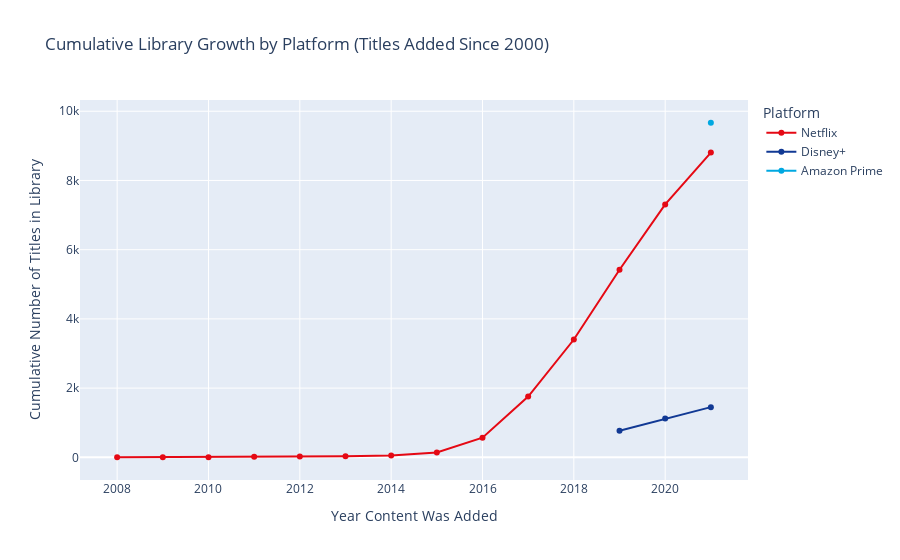

Source (notebook cell):
### Markdown cell above
---
## 🚀 4. Content Addition Trends: Platform Growth

Understanding how the content libraries of Netflix, Amazon Prime Video, and Disney+ have grown over time gives crucial insight into their expansion strategies and release timelines.

### 📊 Objective:
To analyze the **number of titles added each year** by each platform (`year_added`) to understand:
- Growth trajectory
- Platform launch impact (especially for Disney+)
- Strategic content pushes (e.g., large batches of acquisitions or original drops)

### 💡 Key Observations to Look For:
- Did Netflix’s content additions plateau or continue to grow?
- Are there bursts of activity tied to Amazon Prime’s licensing deals?
- Does Disney+ show a **spike in its launch year (2019)** followed by steady growth?

> This visualization will help highlight how aggressively each platform has expanded its catalog and whether their growth strategy is based on consistent additions or strategic bursts.

### Code cell
# Visualization 4.1: Cumulative Content Growth Over Time
if not df_all.empty and 'platform' in df_all.columns and 'year_added' in df_all.columns:
    # Ensure year_added is numeric and sort
    df_all_sorted = df_all.dropna(subset=['year_added']).copy()
    df_all_sorted['year_added'] = df_all_sorted['year_added'].astype(int)
    df_all_sorted = df_all_sorted.sort_values(by='year_added')
    
    # Calculate cumulative count of titles added per year for each platform
    # Focusing on years where content addition is more significant (e.g., post-2000)
    cumulative_growth = df_all_sorted[df_all_sorted['year_added'] >= 2000].groupby(['year_added', 'platform']).size().groupby(level='platform').cumsum().reset_index(name='cumulative_titles')

    fig_cumulative_growth = px.line(cumulative_growth,
                                    x='year_added',
                                    y='cumulative_titles',
                                    color='platform',
                                    title='Cumulative Library Growth by Platform (Titles Added Since 2000)',
                                    labels={'year_added': 'Year Added', 'cumulative_titles': 'Cumulative Number of Titles'},
                                    markers=True,
                                    color_discrete_map=platform_colors)
    fig_cumulative_growth.update_layout(
        xaxis_title='Year Content Was Added',
        yaxis_title='Cumulative Number of Titles in Library',
        legend_title='Platform'
    )
    fig_cumulative_growth.show()
else:
    print("Skipping Visualization 4.1: Dataframe is empty or required columns ('platform', 'year_added') are missing.")

### Figure 1 — Plotly figure (JSON) as saved in the notebook; plotly's stock layout.template omitted (floating-point values rounded to 4 significant figures)
{"data": [{"hovertemplate": "platform=Netflix<br>Year Added=%{x}<br>Cumulative Number of Titles=%{y}<extra></extra>", "legendgroup": "Netflix", "line": {"color": "#E50914", "dash": "solid"}, "marker": {"symbol": "circle"}, "mode": "lines+markers", "name": "Netflix", "orientation": "v", "showlegend": true, "type": "scatter", "x": [2008, 2009, 2010, 2011, 2012, 2013, 2014, 2015, 2016, 2017, 2018, 2019, 2020, 2021], "xaxis": "x", "y": [2, 4, 5, 18, 21, 32, 56, 138, 567, 1755, 3404, 5420, 7309, 8807], "yaxis": "y"}, {"hovertemplate": "platform=Disney+<br>Year Added=%{x}<br>Cumulative Number of Titles=%{y}<extra></extra>", "legendgroup": "Disney+", "line": {"color": "#113994", "dash": "solid"}, "marker": {"symbol": "circle"}, "mode": "lines+markers", "name": "Disney+", "orientation": "v", "showlegend": true, "type": "scatter", "x": [2019, 2020, 2021], "xaxis": "x", "y": [768, 1120, 1450], "yaxis": "y"}, {"hovertemplate": "platform=Amazon Prime<br>Year Added=%{x}<br>Cumulative Number of Titles=%{y}<extra></extra>", "legendgroup": "Amazon Prime", "line": {"color": "#00A8E1", "dash": "solid"}, "marker": {"symbol": "circle"}, "mode": "lines+markers", "name": "Amazon Prime", "orientation": "v", "showlegend": true, "type": "scatter", "x": [2021], "xaxis": "x", "y": [9668], "yaxis": "y"}], "layout": {"legend": {"title": {"text": "Platform"}, "tracegroupgap": 0}, "title": {"text": "Cumulative Library Growth by Platform (Titles Added Since 2000)"}, "xaxis": {"anchor": "y", "domain": [0, 1], "title": {"text": "Year Content Was Added"}}, "yaxis": {"anchor": "x", "domain": [0, 1], "title": {"text": "Cumulative Number of Titles in Library"}}}}
